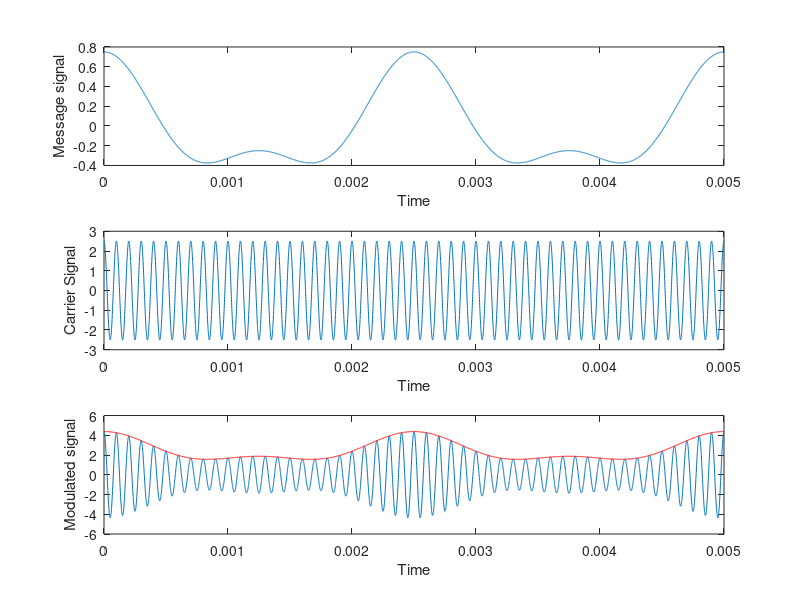

MATLAB code to generate this figure:
t=0:.000001:.005;
Am1=.5;
fm1=400;
Am2=0.25;
fm2=800;
Ac=2.5;
fc=10000;

mt=Am1*cos(2*pi*fm1.*t)+Am2*cos(2*pi*fm2.*t);
ct=Ac*cos(2*pi*fc.*t);
st=(1+mt).*ct;

figure('Name','Time domain representations of FULL AM signals');
title('AM Modulation of Multitone sinusoidal Signal');
subplot(3,1,1)
plot(t,mt)
xlabel('Time'); ylabel('Message signal');

subplot(3,1,2)
plot(t,ct)
xlabel('Time'); ylabel('Carrier Signal');

subplot(3,1,3)
plot(t,st,t,Ac.*(1+mt),'r')
xlabel('Time'); ylabel('Modulated signal');

sprintf('Carrier frequency: %d Hz',fc)
sprintf('Message frequency: %d Hz and %d Hz',fm1,fm2)
sprintf('USB spectra at: %d Hz and %d Hz',fc+fm1,fc+fm2)
sprintf('LSB spectra at: %d Hz and %d Hz',fc-fm1,fc-fm2)